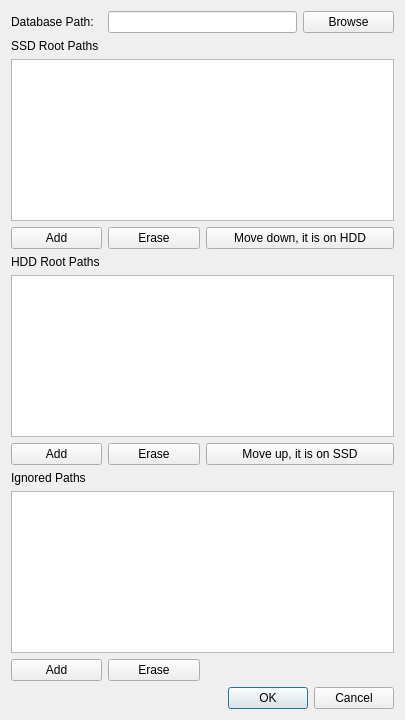
<?xml version="1.0" encoding="UTF-8"?>
<ui version="4.0">
 <class>seev::OrieConfWidget</class>
 <widget class="QWidget" name="seev::OrieConfWidget">
  <property name="geometry">
   <rect>
    <x>0</x>
    <y>0</y>
    <width>405</width>
    <height>720</height>
   </rect>
  </property>
  <property name="windowTitle">
   <string>Configuring `orient`</string>
  </property>
  <layout class="QGridLayout" name="gridLayout">
   <item row="8" column="1">
    <widget class="QPushButton" name="hddRootEraseBut">
     <property name="text">
      <string>Erase</string>
     </property>
    </widget>
   </item>
   <item row="8" column="0">
    <widget class="QPushButton" name="hddRootAddBut">
     <property name="text">
      <string>Add</string>
     </property>
    </widget>
   </item>
   <item row="6" column="0">
    <widget class="QLabel" name="z_2">
     <property name="text">
      <string>HDD Root Paths</string>
     </property>
     <property name="buddy">
      <cstring>hddRootPathLst</cstring>
     </property>
    </widget>
   </item>
   <item row="8" column="2" colspan="2">
    <widget class="QPushButton" name="moveToSsdBut">
     <property name="text">
      <string>Move up, it is on SSD</string>
     </property>
    </widget>
   </item>
   <item row="5" column="2" colspan="2">
    <widget class="QPushButton" name="moveToHddBut">
     <property name="text">
      <string>Move down, it is on HDD</string>
     </property>
    </widget>
   </item>
   <item row="0" column="1" colspan="2">
    <widget class="QLineEdit" name="dbPathEdit"/>
   </item>
   <item row="2" column="0">
    <widget class="QLabel" name="z_0">
     <property name="text">
      <string>SSD Root Paths</string>
     </property>
     <property name="buddy">
      <cstring>ssdRootPathLst</cstring>
     </property>
    </widget>
   </item>
   <item row="5" column="1">
    <widget class="QPushButton" name="ssdRootEraseBut">
     <property name="text">
      <string>Erase</string>
     </property>
    </widget>
   </item>
   <item row="0" column="0">
    <widget class="QLabel" name="z_1">
     <property name="text">
      <string>Database Path:</string>
     </property>
     <property name="buddy">
      <cstring>dbPathEdit</cstring>
     </property>
    </widget>
   </item>
   <item row="7" column="0" colspan="4">
    <widget class="QListWidget" name="hddRootPathLst"/>
   </item>
   <item row="0" column="3">
    <widget class="QPushButton" name="browseDbPath">
     <property name="text">
      <string>Browse</string>
     </property>
    </widget>
   </item>
   <item row="5" column="0">
    <widget class="QPushButton" name="ssdRootAddBut">
     <property name="text">
      <string>Add</string>
     </property>
    </widget>
   </item>
   <item row="3" column="0" colspan="4">
    <widget class="QListWidget" name="ssdRootPathLst"/>
   </item>
   <item row="12" column="0">
    <widget class="QPushButton" name="addPrunedBut">
     <property name="text">
      <string>Add</string>
     </property>
    </widget>
   </item>
   <item row="12" column="1">
    <widget class="QPushButton" name="erasePrunedBut">
     <property name="text">
      <string>Erase</string>
     </property>
    </widget>
   </item>
   <item row="10" column="0" colspan="4">
    <widget class="QListWidget" name="prunedPathLst"/>
   </item>
   <item row="9" column="0">
    <widget class="QLabel" name="z_3">
     <property name="text">
      <string>Ignored Paths</string>
     </property>
     <property name="buddy">
      <cstring>prunedPathLst</cstring>
     </property>
    </widget>
   </item>
   <item row="13" column="0" colspan="4">
    <widget class="QDialogButtonBox" name="buttonBox">
     <property name="standardButtons">
      <set>QDialogButtonBox::Cancel|QDialogButtonBox::Ok</set>
     </property>
    </widget>
   </item>
  </layout>
 </widget>
 <resources/>
 <connections>
  <connection>
   <sender>buttonBox</sender>
   <signal>accepted()</signal>
   <receiver>seev::OrieConfWidget</receiver>
   <slot>writeConfFile()</slot>
   <hints>
    <hint type="sourcelabel">
     <x>286</x>
     <y>698</y>
    </hint>
    <hint type="destinationlabel">
     <x>219</x>
     <y>667</y>
    </hint>
   </hints>
  </connection>
 </connections>
 <slots>
  <slot>writeConfFile()</slot>
 </slots>
</ui>
